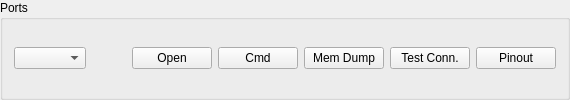
           <widget class="QGroupBox" name="groupBox">
            <property name="title">
             <string>Ports</string>
            </property>
            <layout class="QGridLayout" name="gridLayout_2">
             <item row="0" column="0">
              <layout class="QHBoxLayout" name="horizontalLayout">
               <item>
                <widget class="QComboBox" name="comboBox"/>
               </item>
               <item>
                <spacer name="horizontalSpacer">
                 <property name="orientation">
                  <enum>Qt::Horizontal</enum>
                 </property>
                 <property name="sizeHint" stdset="0">
                  <size>
                   <width>40</width>
                   <height>20</height>
                  </size>
                 </property>
                </spacer>
               </item>
               <item>
                <widget class="QPushButton" name="openPortButton">
                 <property name="text">
                  <string>Open</string>
                 </property>
                </widget>
               </item>
               <item>
                <widget class="QPushButton" name="sendCmdButton">
                 <property name="text">
                  <string>Cmd</string>
                 </property>
                </widget>
               </item>
               <item>
                <widget class="QPushButton" name="memDumpButton">
                 <property name="text">
                  <string>Mem Dump</string>
                 </property>
                </widget>
               </item>
               <item>
                <widget class="QPushButton" name="testButton">
                 <property name="text">
                  <string>Test Conn.</string>
                 </property>
                </widget>
               </item>
               <item>
                <widget class="QPushButton" name="configPinoutButton">
                 <property name="text">
                  <string>Pinout</string>
                 </property>
                </widget>
               </item>
              </layout>
             </item>
            </layout>
           </widget>
